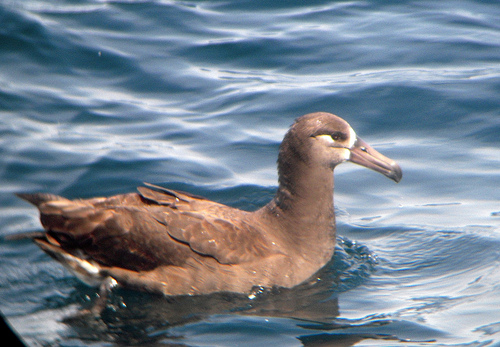
#> input picture data/debug/input/Black_Footed_Albatross_0002_55.jpg, 500 x 347 px
$ python vision_wsol.py   (older library calls are emulated)
#> lines starting #> are read from the running program, lines starting #| are printed output that depends on the picture
### dlib/utils/tools.py
import sys
from os.path import dirname, abspath, join, basename, normpath
import os
import subprocess
import glob
import shutil
import subprocess
import datetime as dt
import math
from collections.abc import Iterable

import torch
import yaml
from sklearn.metrics import auc
import numpy as np

root_dir = dirname(dirname(dirname(abspath(__file__))))
sys.path.append(root_dir)

import dlib.dllogger as DLLogger

from dlib.utils.shared import fmsg
from dlib.configure import constants
from dlib.utils.shared import is_cc


# [45 lines left out: functions get_cpu_device, log_device, chunks_into_n, chunk_it, not called in this run]


class Dict2Obj(object):
    """
    Convert a dictionary into a class where its attributes are the keys of
     the dictionary, and
    the values of the attributes are the values of the keys.
    """
    def __init__(self, dictionary):
        for key in dictionary.keys():
            setattr(self, key, dictionary[key])

    def __repr__(self):
        attrs = str([x for x in self.__dict__])
        return "<Dict2Obj: %s" % attrs


# [88 lines left out: functions count_nb_params, create_folders_for_exp, copy_code, not called in this run]


def log_args(args_dict):
    DLLogger.log(fmsg("Configuration"))
    # todo


# [17 lines left out: function save_model, not called in this run]


def save_config(config_dict, outfd):
    with open(join(outfd, 'config.yaml'), 'w') as fout:
        yaml.dump(config_dict, fout)


# [21 lines left out: functions get_best_epoch, compute_auc, not called in this run]


# WSOL

def check_box_convention(boxes, convention):
    """
    Args:
        boxes: numpy.ndarray(dtype=np.int or np.float, shape=(num_boxes, 4))
        convention: string. One of ['x0y0x1y1', 'xywh'].
    Raises:
        RuntimeError if box does not meet the convention.
    """
    if (boxes < 0).any():
        raise RuntimeError("Box coordinates must be non-negative.")

    if len(boxes.shape) == 1:
        boxes = np.expand_dims(boxes, 0)
    elif len(boxes.shape) != 2:
        raise RuntimeError("Box array must have dimension (4) or "
                           "(num_boxes, 4).")

    if boxes.shape[1] != 4:
        raise RuntimeError("Box array must have dimension (4) or "
                           "(num_boxes, 4).")

    if convention == 'x0y0x1y1':
        widths = boxes[:, 2] - boxes[:, 0]
        heights = boxes[:, 3] - boxes[:, 1]
    elif convention == 'xywh':
        widths = boxes[:, 2]
        heights = boxes[:, 3]
    else:
        raise ValueError("Unknown convention {}.".format(convention))

    if (widths < 0).any() or (heights < 0).any():
        raise RuntimeError("Boxes do not follow the {} convention."
                           .format(convention))

def t2n(t):
    return t.detach().cpu().numpy().astype(float)


# [160 lines left out: functions check_scoremap_validity, get_tag, bye, not called in this run]


# [2 lines that do not run on import are left out]

### dlib/visualization/vision_wsol.py
import os
import sys
from os.path import dirname, abspath, join
from typing import Optional
import math
from copy import deepcopy

from PIL import Image
import matplotlib.patches as patches
import matplotlib.pyplot as plt
import numpy as np
import matplotlib.cm as cm
import matplotlib.colors as mcolors
from matplotlib.colors import ListedColormap
import matplotlib.ticker as ticker
from scipy.signal import medfilt

from dlib.utils.tools import check_scoremap_validity
from dlib.utils.tools import check_box_convention

root_dir = dirname(dirname(dirname(abspath(__file__))))
sys.path.append(root_dir)

from dlib.configure import constants

_PRED_COLOR = mcolors.CSS4_COLORS['red']
_GT_COLOR = mcolors.CSS4_COLORS['lime']

_TRUE_POSITIVE = mcolors.CSS4_COLORS['red']
_FALSE_POSITIVE = mcolors.CSS4_COLORS['blue']
_FALSE_NEGATIVE = mcolors.CSS4_COLORS['lime']


def get_bin_mask_colormap_segm():
    col_dict = dict()
    for i in range(256):
        col_dict[i] = 'k'

    col_dict[0] = 'k'  # background. ignored.
    col_dict[1] = _FALSE_NEGATIVE  # FALSE NEGATIVE
    col_dict[2] = _FALSE_POSITIVE  # FALSE POSITIVE
    col_dict[3] = _TRUE_POSITIVE  # TRUE POSITIVE

    colormap = ListedColormap([col_dict[x] for x in col_dict.keys()])

    return colormap


def get_bin_mask_colormap_bbx():
    col_dict = dict()
    for i in range(256):
        col_dict[i] = 'k'

    col_dict[0] = 'k'  # background. ignored.
    col_dict[1] = _PRED_COLOR  # PREDICTED
    colormap = ListedColormap([col_dict[x] for x in col_dict.keys()])

    return colormap


# [10 lines left out: function get_simple_bin_mask_colormap_mask, not called in this run]


class Viz_WSOL(object):
    def __init__(self):
        super(Viz_WSOL, self).__init__()

        self.gt_col = _GT_COLOR
        self.pred_col = _PRED_COLOR
        self.dpi = 50
        self.alpha = 0.5
        self.heatmap_cmap = plt.get_cmap("jet")
        self.mask_cmap_seg = get_bin_mask_colormap_segm()
        self.mask_cmap_bbox = get_bin_mask_colormap_bbx()

    def tagax(self, ax, text: str):
        assert isinstance(text, str)
        if text:
            ax.text(3, 40,
                    text, bbox={'facecolor': 'white', 'pad': 1, 'alpha': 0.8}
                    )

    # [6 lines left out: function get_acc, not called in this run]

    def convert_bbox(self, bbox_xyxy: np.ndarray):
        check_box_convention(bbox_xyxy, 'x0y0x1y1')
        assert bbox_xyxy.shape == (1, 4)
        x0, y0, x1, y1 = bbox_xyxy.flatten()
        width = x1 - x0
        height = y1 - y0
        anchor = (x0, y1)
        return anchor, width, height

    def _plot_bbox(self, ax, img, gt_bbox,
                   pred_bbox: Optional[np.ndarray] = None,
                   cam: Optional[np.ndarray] = None,
                   tag='',
                   camcolormap=None,
                   alpha=None):
        if camcolormap is None:
            camcolormap = self.heatmap_cmap

        if alpha is None:
            alpha = self.alpha

        ax.imshow(img)

        gt_info = self.convert_bbox(gt_bbox)
        rect_gt = patches.Rectangle(gt_info[0], gt_info[1], -gt_info[2],
                                    linewidth=1.5,
                                    edgecolor=self.gt_col,
                                    facecolor='none')
        if pred_bbox is not None:
            pred_info = self.convert_bbox(pred_bbox)

            rect_pred = patches.Rectangle(pred_info[0], pred_info[1],
                                          -pred_info[2],
                                          linewidth=1.5,
                                          edgecolor=self.pred_col,
                                          facecolor='none')

        if cam is not None:
            if cam.dtype in [np.float32, np.float64]:
                ax.imshow(cam, interpolation='bilinear', cmap=camcolormap,
                          alpha=alpha)

            elif cam.dtype == np.bool_:
                cam_ = cam * 1.
                masked_cam = np.ma.masked_where(cam_ == 0, cam_)
                ax.imshow(masked_cam, interpolation=None,
                          cmap=self.mask_cmap_bbox, vmin=0., vmax=255.,
                          alpha=self.alpha)

        ax.add_patch(rect_gt)
        if pred_bbox is not None:
            ax.add_patch(rect_pred)

        self.tagax(ax, tag)

    # [24 lines left out: function _plot_mask, not called in this run]

    def plot_single(self, datum: dict, outf: str,
                    orient: str = constants.PLOT_VER):

        assert orient in constants.PLOT_ORIENTATIONS

        if orient == constants.PLOT_HOR:
            fig, axes = plt.subplots(nrows=1, ncols=2, squeeze=False)
        elif orient == constants.PLOT_VER:
            fig, axes = plt.subplots(nrows=2, ncols=1, squeeze=False)
        else:
            raise ValueError(f'Orientiation {orient}')

        if 'gt_bbox' in datum.keys():
            self._plot_bbox(axes[0, 0], img=datum['img'],
                            gt_bbox=datum['gt_bbox'],
                            pred_bbox=datum['pred_bbox'],
                            cam=datum['cam'], tag=self.get_tag(datum))
            mask = (datum['cam'] >= datum['tau'])
            next_ax = axes[0, 1] if orient == constants.PLOT_HOR else axes[1, 0]
            self._plot_bbox(next_ax,
                            img=datum['img'],
                            gt_bbox=datum['gt_bbox'],
                            pred_bbox=datum['pred_bbox'],
                            cam=mask,
                            tag=self.get_tag(datum))

        elif 'gt_mask' in datum.keys():
            cam = datum['cam']
            pred_mask = (datum['cam'] >= datum['tau'])
            acc = self.get_acc(gt_mask=datum['gt_mask'],
                               pred_mask=pred_mask.astype(np.float32))

            self._plot_mask(axes[0, 0], img=datum['img'],
                            gt_mask=datum['gt_mask'],
                            cam=cam,
                            tag=self.get_tag(datum, acc=acc))

            next_ax = axes[0, 1] if orient == constants.PLOT_HOR else axes[1, 0]
            self._plot_mask(next_ax, img=datum['img'],
                            gt_mask=datum['gt_mask'],
                            cam=pred_mask,
                            tag=self.get_tag(datum, acc=acc))
        else:
            raise NotImplementedError

        self.closing(fig, outf)

    # [98 lines left out: functions plot_single_cam_on_img, plot_single_gt_on_img, plot_multiple, plot_cam_raw, not called in this run]

    def get_tag(self, datum, acc=0.0):
        if 'gt_bbox' in datum.keys():
            tag = r'IoU={:.3f}, @$\tau$={:.2f}@$\sigma$={:.2f}'.format(
                datum['iou'], datum['tau'], datum['sigma'])

        elif 'gt_mask' in datum.keys():
            z = '*' if datum['best_tau'] else ''
            tag = r'acc={:.3f}, @$\tau$={:.2f}{}'.format(acc, datum['tau'], z)
        else:
            raise NotImplementedError
        return tag

    def closing(self, fig, outf):
        plt.subplots_adjust(top=1, bottom=0, right=1, left=0, hspace=0,
                            wspace=0)
        for ax in fig.axes:
            ax.axis('off')
            ax.margins(0, 0)
            ax.xaxis.set_major_locator(plt.NullLocator())
            ax.yaxis.set_major_locator(plt.NullLocator())

        fig.savefig(outf, pad_inches=0, bbox_inches='tight', dpi=self.dpi)
        plt.close(fig)

    # [242 lines left out: functions _watch_plot_entropy, _watch_plot_histogram_activations, _plot_meter, _clean_metrics, _watch_plot_perfs_meter, _watch_plot_thresh, not called in this run]


def test_Viz_WSOL():
    fdout = join(root_dir, 'data/debug/visualization/wsol')
    if not os.path.isdir(fdout):
        os.makedirs(fdout)

    viz = Viz_WSOL()

    debug_fd = join(root_dir, 'data/debug/input')
    img_pil = Image.open(
        join(debug_fd, 'Black_Footed_Albatross_0002_55.jpg'), 'r').convert(
        "RGB")
#> img_pil is the input picture: PIL image 500x347 RGB; mean R, G, B 119.8, 131.5, 144.5

    w, h = img_pil.size
#> w = 500; h = 347
    img = np.asarray(img_pil)
    datum = {'img': img, 'img_id': 123456,
             'gt_bbox': np.asarray([14, 112, 402, 298]).reshape((1, 4)),
             'pred_bbox': np.asarray([14, 80, 300, 200]).reshape((1, 4)),
             'iou': 0.8569632541, 'tau': 0.2533653, 'sigma': 0.2356,
             'cam': np.random.rand(h, w)}

    viz.plot_single(datum=datum, outf=join(fdout, 'single-bbox.jpg'))
#> in get_tag, `tag = r'IoU={:.3f}, @$\tau$={:.2f}@$\sigma$={:.2f}'.format( datum['iou..`: tag = 'IoU=0.857, @$\\tau$=0.25@$\\sigma$=0.24'
#> in check_box_convention, `widths = boxes[:, 2] - boxes[:, 0]`: widths = [388]
#> in check_box_convention, `heights = boxes[:, 3] - boxes[:, 1]`: heights = [186]
#> in convert_bbox, `x0, y0, x1, y1 = bbox_xyxy.flatten()`: x0 = 14; y0 = 112; x1 = 402; y1 = 298
#> in convert_bbox, `width = x1 - x0`: width = 388
#> in convert_bbox, `height = y1 - y0`: height = 186
#> in convert_bbox, `anchor = (x0, y1)`: anchor = (14, 298)
#> in _plot_bbox, `gt_info = self.convert_bbox(gt_bbox)`: gt_info = ((14, 298), 388, 186)
#> in _plot_bbox, `pred_info = self.convert_bbox(pred_bbox)`: pred_info = ((14, 200), 286, 120)
#> in plot_single, `mask = (datum['cam'] >= datum['tau'])`:
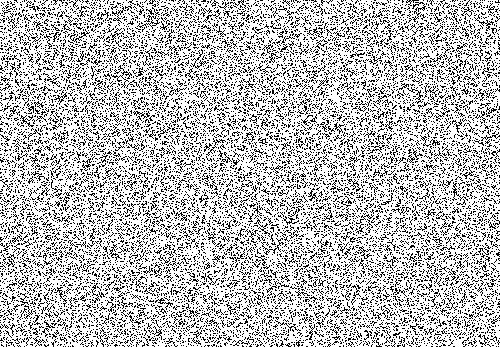
#> mask: shape (347, 500) bool; 74.6% white; black in thin lines or dots
#> in _plot_bbox (call 2), `cam_ = cam * 1.`: cam_: shape (347, 500) float64; values 0 (black) and 1 (white), 74.6% white; black in thin lines or dots
#> in closing, `fig.savefig(outf, pad_inches=0, bbox_inches='tight', dpi=self.dpi)`:
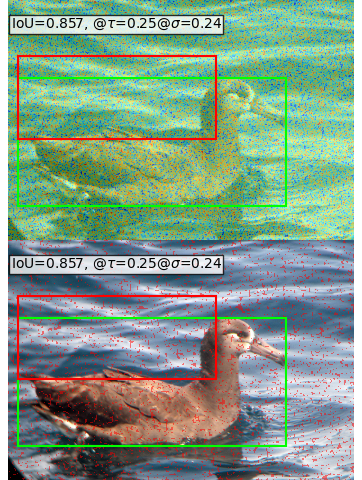
#> figure drawn by matplotlib, 2 panels
#> (the run stopped early here; a loop or call above may not have finished)

$ run again, with data/debug/input/Black_Footed_Albatross_0006_796065.jpg copied over data/debug/input/Black_Footed_Albatross_0002_55.jpg
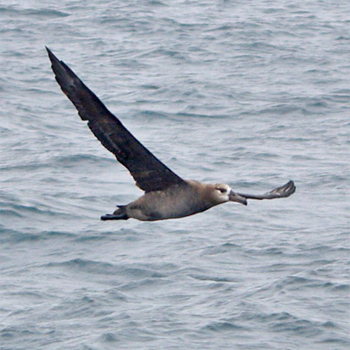
#> input picture data/debug/input/Black_Footed_Albatross_0006_796065.jpg, 350 x 350 px
#> in test_Viz_WSOL, img_pil is the input picture: PIL image 350x350 RGB; mean R, G, B 165.3, 173.5, 184.7
#> tag = 'IoU=0.857, @$\\tau$=0.25@$\\sigma$=0.24'
#> widths = [388]
#> heights = [186]
#> x0 = 14; y0 = 112; x1 = 402; y1 = 298
#> width = 388
#> height = 186
#> anchor = (14, 298)
#> gt_info = ((14, 298), 388, 186)
#> pred_info = ((14, 200), 286, 120)
#> in plot_single, `mask = (datum['cam'] >= datum['tau'])`:
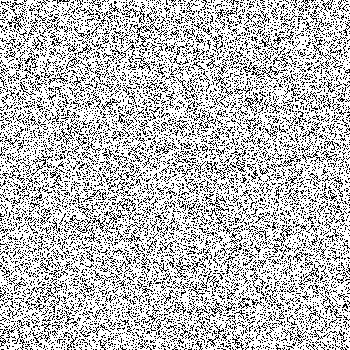
#> mask: shape (350, 350) bool; 74.6% white; black in thin lines or dots
#> cam_: shape (350, 350) float64; values 0 (black) and 1 (white), 74.6% white; black in thin lines or dots
#> in closing, `fig.savefig(outf, pad_inches=0, bbox_inches='tight', dpi=self.dpi)`:
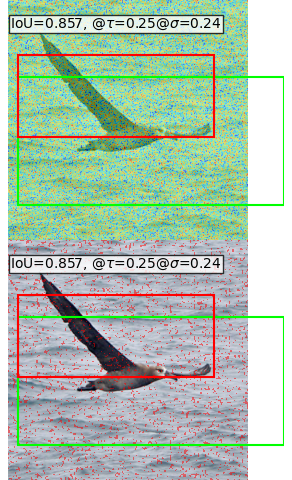
#> figure drawn by matplotlib, 2 panels

$ run again, with data/debug/input/testA_1_anno.bmp saved as data/debug/input/Black_Footed_Albatross_0002_55.jpg
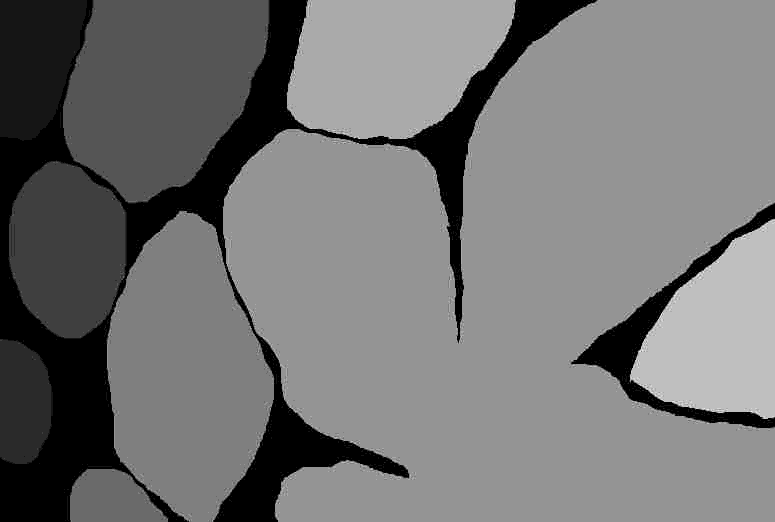
#> input picture data/debug/input/testA_1_anno.bmp, 775 x 522 px
#> tag = 'IoU=0.857, @$\\tau$=0.25@$\\sigma$=0.24'
#> widths = [388]
#> heights = [186]
#> x0 = 14; y0 = 112; x1 = 402; y1 = 298
#> width = 388
#> height = 186
#> anchor = (14, 298)
#> gt_info = ((14, 298), 388, 186)
#> pred_info = ((14, 200), 286, 120)
#> in plot_single, `mask = (datum['cam'] >= datum['tau'])`:
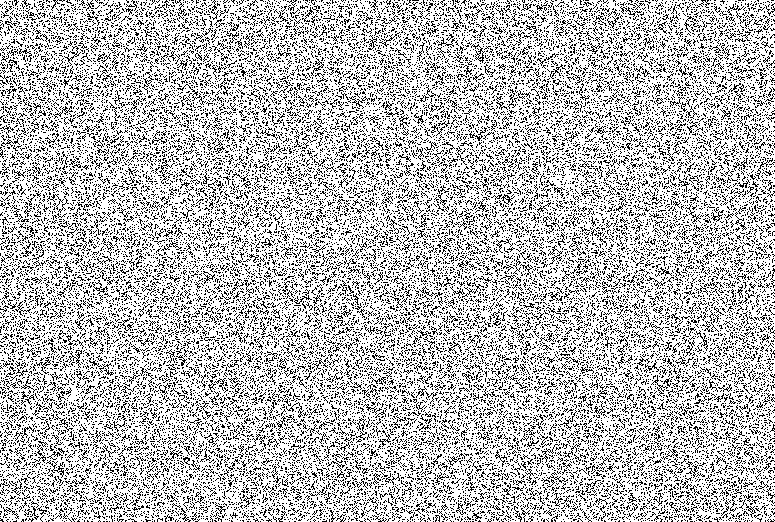
#> mask: shape (522, 775) bool; 74.5% white; black in thin lines or dots
#> cam_: shape (522, 775) float64; values 0 (black) and 1 (white), 74.5% white; black in thin lines or dots
#> in closing, `fig.savefig(outf, pad_inches=0, bbox_inches='tight', dpi=self.dpi)`:
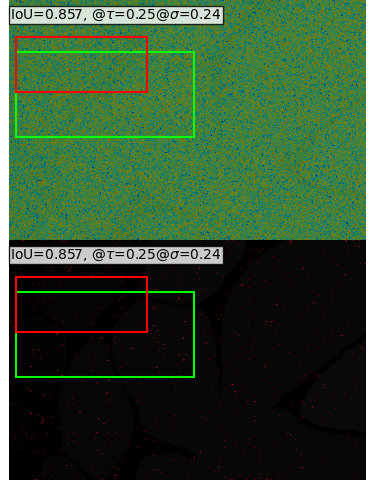
#> figure drawn by matplotlib, 2 panels
